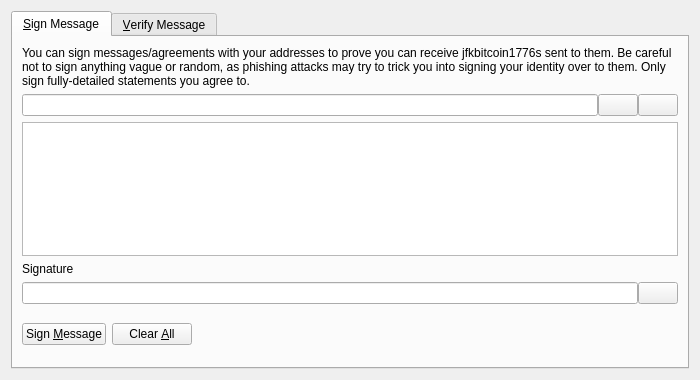
<?xml version="1.0" encoding="UTF-8"?>
<ui version="4.0">
 <class>SignVerifyMessageDialog</class>
 <widget class="QDialog" name="SignVerifyMessageDialog">
  <property name="geometry">
   <rect>
    <x>0</x>
    <y>0</y>
    <width>700</width>
    <height>380</height>
   </rect>
  </property>
  <property name="windowTitle">
   <string>Signatures - Sign / Verify a Message</string>
  </property>
  <property name="modal">
   <bool>true</bool>
  </property>
  <layout class="QVBoxLayout" name="verticalLayout">
   <item>
    <widget class="QTabWidget" name="tabWidget">
     <property name="currentIndex">
      <number>0</number>
     </property>
     <widget class="QWidget" name="tabSignMessage">
      <attribute name="title">
       <string>&amp;Sign Message</string>
      </attribute>
      <layout class="QVBoxLayout" name="verticalLayout_SM">
       <item>
        <widget class="QLabel" name="infoLabel_SM">
         <property name="text">
          <string>You can sign messages/agreements with your addresses to prove you can receive jfkbitcoin1776s sent to them. Be careful not to sign anything vague or random, as phishing attacks may try to trick you into signing your identity over to them. Only sign fully-detailed statements you agree to.</string>
         </property>
         <property name="textFormat">
          <enum>Qt::PlainText</enum>
         </property>
         <property name="wordWrap">
          <bool>true</bool>
         </property>
        </widget>
       </item>
       <item>
        <layout class="QHBoxLayout" name="horizontalLayout_1_SM">
         <property name="spacing">
          <number>0</number>
         </property>
         <item>
          <widget class="QValidatedLineEdit" name="addressIn_SM">
           <property name="toolTip">
            <string>The JFKBitcoin1776 address to sign the message with</string>
           </property>
          </widget>
         </item>
         <item>
          <widget class="QPushButton" name="addressBookButton_SM">
           <property name="toolTip">
            <string>Choose previously used address</string>
           </property>
           <property name="text">
            <string/>
           </property>
           <property name="icon">
            <iconset resource="../jfkbitcoin1776.qrc">
             <normaloff>:/icons/address-book</normaloff>:/icons/address-book</iconset>
           </property>
           <property name="shortcut">
            <string>Alt+A</string>
           </property>
           <property name="autoDefault">
            <bool>false</bool>
           </property>
          </widget>
         </item>
         <item>
          <widget class="QPushButton" name="pasteButton_SM">
           <property name="toolTip">
            <string>Paste address from clipboard</string>
           </property>
           <property name="text">
            <string/>
           </property>
           <property name="icon">
            <iconset resource="../jfkbitcoin1776.qrc">
             <normaloff>:/icons/editpaste</normaloff>:/icons/editpaste</iconset>
           </property>
           <property name="shortcut">
            <string>Alt+P</string>
           </property>
           <property name="autoDefault">
            <bool>false</bool>
           </property>
          </widget>
         </item>
        </layout>
       </item>
       <item>
        <widget class="QPlainTextEdit" name="messageIn_SM">
         <property name="toolTip">
          <string>Enter the message you want to sign here</string>
         </property>
        </widget>
       </item>
       <item>
        <widget class="QLabel" name="signatureLabel_SM">
         <property name="text">
          <string>Signature</string>
         </property>
         <property name="textFormat">
          <enum>Qt::PlainText</enum>
         </property>
        </widget>
       </item>
       <item>
        <layout class="QHBoxLayout" name="horizontalLayout_2_SM">
         <property name="spacing">
          <number>0</number>
         </property>
         <item>
          <widget class="QLineEdit" name="signatureOut_SM">
           <property name="font">
            <font>
             <italic>true</italic>
            </font>
           </property>
           <property name="readOnly">
            <bool>true</bool>
           </property>
          </widget>
         </item>
         <item>
          <widget class="QPushButton" name="copySignatureButton_SM">
           <property name="toolTip">
            <string>Copy the current signature to the system clipboard</string>
           </property>
           <property name="text">
            <string/>
           </property>
           <property name="icon">
            <iconset resource="../jfkbitcoin1776.qrc">
             <normaloff>:/icons/editcopy</normaloff>:/icons/editcopy</iconset>
           </property>
           <property name="autoDefault">
            <bool>false</bool>
           </property>
          </widget>
         </item>
        </layout>
       </item>
       <item>
        <layout class="QHBoxLayout" name="horizontalLayout_3_SM">
         <item>
          <widget class="QPushButton" name="signMessageButton_SM">
           <property name="toolTip">
            <string>Sign the message to prove you own this JFKBitcoin1776 address</string>
           </property>
           <property name="text">
            <string>Sign &amp;Message</string>
           </property>
           <property name="icon">
            <iconset resource="../jfkbitcoin1776.qrc">
             <normaloff>:/icons/edit</normaloff>:/icons/edit</iconset>
           </property>
           <property name="autoDefault">
            <bool>false</bool>
           </property>
          </widget>
         </item>
         <item>
          <widget class="QPushButton" name="clearButton_SM">
           <property name="toolTip">
            <string>Reset all sign message fields</string>
           </property>
           <property name="text">
            <string>Clear &amp;All</string>
           </property>
           <property name="icon">
            <iconset resource="../jfkbitcoin1776.qrc">
             <normaloff>:/icons/remove</normaloff>:/icons/remove</iconset>
           </property>
           <property name="autoDefault">
            <bool>false</bool>
           </property>
          </widget>
         </item>
         <item>
          <spacer name="horizontalSpacer_1_SM">
           <property name="orientation">
            <enum>Qt::Horizontal</enum>
           </property>
           <property name="sizeHint" stdset="0">
            <size>
             <width>40</width>
             <height>48</height>
            </size>
           </property>
          </spacer>
         </item>
         <item>
          <widget class="QLabel" name="statusLabel_SM">
           <property name="font">
            <font>
             <weight>75</weight>
             <bold>true</bold>
            </font>
           </property>
           <property name="text">
            <string/>
           </property>
           <property name="wordWrap">
            <bool>true</bool>
           </property>
          </widget>
         </item>
         <item>
          <spacer name="horizontalSpacer_2_SM">
           <property name="orientation">
            <enum>Qt::Horizontal</enum>
           </property>
           <property name="sizeHint" stdset="0">
            <size>
             <width>40</width>
             <height>48</height>
            </size>
           </property>
          </spacer>
         </item>
        </layout>
       </item>
      </layout>
     </widget>
     <widget class="QWidget" name="tabVerifyMessage">
      <attribute name="title">
       <string>&amp;Verify Message</string>
      </attribute>
      <layout class="QVBoxLayout" name="verticalLayout_VM">
       <item>
        <widget class="QLabel" name="infoLabel_VM">
         <property name="text">
          <string>Enter the receiver's address, message (ensure you copy line breaks, spaces, tabs, etc. exactly) and signature below to verify the message. Be careful not to read more into the signature than what is in the signed message itself, to avoid being tricked by a man-in-the-middle attack. Note that this only proves the signing party receives with the address, it cannot prove sendership of any transaction!</string>
         </property>
         <property name="textFormat">
          <enum>Qt::PlainText</enum>
         </property>
         <property name="alignment">
          <set>Qt::AlignLeading|Qt::AlignLeft|Qt::AlignTop</set>
         </property>
         <property name="wordWrap">
          <bool>true</bool>
         </property>
        </widget>
       </item>
       <item>
        <layout class="QHBoxLayout" name="horizontalLayout_1_VM">
         <property name="spacing">
          <number>0</number>
         </property>
         <item>
          <widget class="QValidatedLineEdit" name="addressIn_VM">
           <property name="toolTip">
            <string>The JFKBitcoin1776 address the message was signed with</string>
           </property>
          </widget>
         </item>
         <item>
          <widget class="QPushButton" name="addressBookButton_VM">
           <property name="toolTip">
            <string>Choose previously used address</string>
           </property>
           <property name="text">
            <string/>
           </property>
           <property name="icon">
            <iconset resource="../jfkbitcoin1776.qrc">
             <normaloff>:/icons/address-book</normaloff>:/icons/address-book</iconset>
           </property>
           <property name="shortcut">
            <string>Alt+A</string>
           </property>
           <property name="autoDefault">
            <bool>false</bool>
           </property>
          </widget>
         </item>
        </layout>
       </item>
       <item>
        <widget class="QPlainTextEdit" name="messageIn_VM"/>
       </item>
       <item>
        <widget class="QValidatedLineEdit" name="signatureIn_VM"/>
       </item>
       <item>
        <layout class="QHBoxLayout" name="horizontalLayout_2_VM">
         <item>
          <widget class="QPushButton" name="verifyMessageButton_VM">
           <property name="toolTip">
            <string>Verify the message to ensure it was signed with the specified JFKBitcoin1776 address</string>
           </property>
           <property name="text">
            <string>Verify &amp;Message</string>
           </property>
           <property name="icon">
            <iconset resource="../jfkbitcoin1776.qrc">
             <normaloff>:/icons/transaction_0</normaloff>:/icons/transaction_0</iconset>
           </property>
           <property name="autoDefault">
            <bool>false</bool>
           </property>
          </widget>
         </item>
         <item>
          <widget class="QPushButton" name="clearButton_VM">
           <property name="toolTip">
            <string>Reset all verify message fields</string>
           </property>
           <property name="text">
            <string>Clear &amp;All</string>
           </property>
           <property name="icon">
            <iconset resource="../jfkbitcoin1776.qrc">
             <normaloff>:/icons/remove</normaloff>:/icons/remove</iconset>
           </property>
           <property name="autoDefault">
            <bool>false</bool>
           </property>
          </widget>
         </item>
         <item>
          <spacer name="horizontalSpacer_1_VM">
           <property name="orientation">
            <enum>Qt::Horizontal</enum>
           </property>
           <property name="sizeHint" stdset="0">
            <size>
             <width>40</width>
             <height>48</height>
            </size>
           </property>
          </spacer>
         </item>
         <item>
          <widget class="QLabel" name="statusLabel_VM">
           <property name="font">
            <font>
             <weight>75</weight>
             <bold>true</bold>
            </font>
           </property>
           <property name="text">
            <string/>
           </property>
           <property name="wordWrap">
            <bool>true</bool>
           </property>
          </widget>
         </item>
         <item>
          <spacer name="horizontalSpacer_2_VM">
           <property name="orientation">
            <enum>Qt::Horizontal</enum>
           </property>
           <property name="sizeHint" stdset="0">
            <size>
             <width>40</width>
             <height>48</height>
            </size>
           </property>
          </spacer>
         </item>
        </layout>
       </item>
      </layout>
     </widget>
    </widget>
   </item>
  </layout>
 </widget>
 <customwidgets>
  <customwidget>
   <class>QValidatedLineEdit</class>
   <extends>QLineEdit</extends>
   <header>qvalidatedlineedit.h</header>
  </customwidget>
 </customwidgets>
 <resources>
  <include location="../jfkbitcoin1776.qrc"/>
 </resources>
 <connections/>
</ui>
